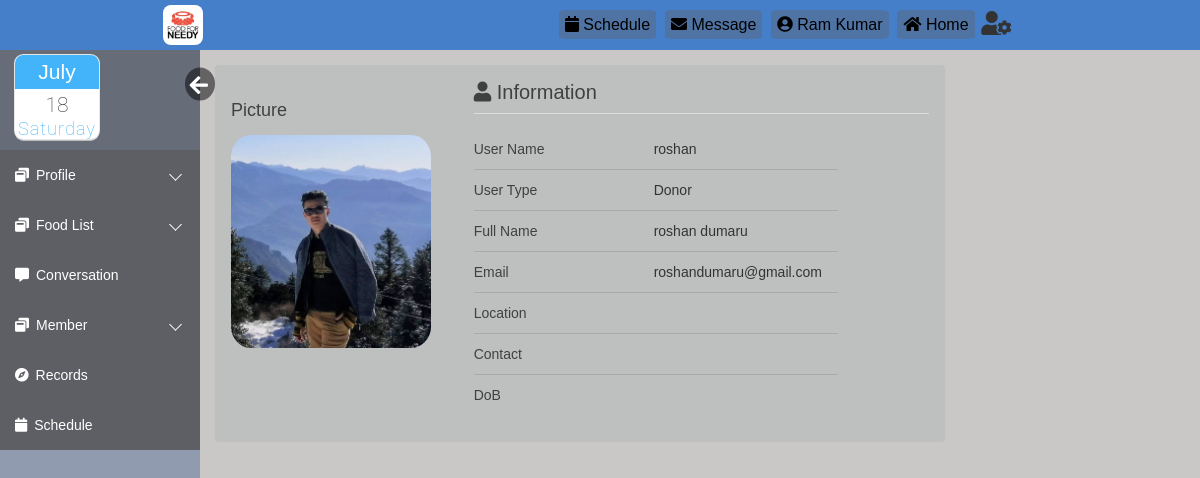
The page /html/viewprofile.php?view=roshan (signed in) on the database its author committed.
### tables this page shows
CREATE TABLE `register` (
  `reg_id` int(10) UNSIGNED NOT NULL,
  `username` varchar(20) NOT NULL,
  `pic` varchar(255) DEFAULT NULL,
  `user_type` varchar(20) DEFAULT NULL,
  `firstname` varchar(20) NOT NULL,
  `lastname` varchar(20) NOT NULL,
  `email` varchar(40) DEFAULT NULL,
  `location` varchar(30) DEFAULT NULL,
  `lan` float DEFAULT NULL,
  `log` float DEFAULT NULL,
  `contact` text COMMENT 'Contact No',
  `dob` date DEFAULT NULL,
  `created_at` timestamp NOT NULL DEFAULT CURRENT_TIMESTAMP,
  `updated_at` datetime DEFAULT NULL ON UPDATE CURRENT_TIMESTAMP,
  `password` varchar(40) NOT NULL,
  `secret_key` varchar(6) DEFAULT NULL,
  `verified` tinyint(1) NOT NULL DEFAULT '0',
  `verifiedby_id` int(6) NOT NULL DEFAULT '0' COMMENT 'Verified By',
  `remark` varchar(50) DEFAULT NULL,
  `status` tinyint(4) DEFAULT '1',
  `code` varchar(10) DEFAULT NULL
);

### html/viewprofile.php (the view, shortened to what this page needs)
<?php
$view_user= @$_GET['view'];
?>
<!DOCTYPE html>
<html lang="en">
<head>
    <link rel="stylesheet" href="https://maxcdn.bootstrapcdn.com/bootstrap/3.3.6/css/bootstrap.min.css">
    <link rel="stylesheet" href="https://maxcdn.bootstrapcdn.com/font-awesome/4.6.3/css/font-awesome.min.css">
    <link rel="stylesheet" href="css/loginindex.css">
    <link rel="stylesheet" href="css/editprofile.css">
    <link rel="stylesheet" href="css/index.css">
    <link rel="stylesheet" href="https://use.fontawesome.com/releases/v5.3.1/css/all.css">
    <link rel="stylesheet" href="css/datetime.css">
</head>
<body>
    <div class="body_wrapper">
        <div class="container">
            <div class="col-md-8 col-sm-9">
                <div class="panel profile-panel">
                    <div class="panel-body">
                        <div class="row">
                            <div class="col-md-4">
                                <div class="profile-details">
                                    <?php
   $sql = "SELECT * from `register` WHERE `username`='$view_user'";
   require_once("DBConnect.php");
   $result = mysqli_query($conn, $sql);
   $row = mysqli_fetch_assoc($result);
    ?>
                                    <h2>Picture</h2>
                                    <img id="outputs" src="files/<?php if($row["pic"]==null){echo 'user.png';}else{ echo $row["pic"];}?>" width="200" style="border-radius:10%">
                                </div>
                            </div>
                            <div class="col-md-8">
                                <div class="profile-block">
                                    <header class="profile-header">
                                        <h2><i class="fa fa-user"></i> Information</h2>
                                    </header>
                                    <div class="profile-body">
                                        <div class="profile-view">
                                        <dl class="dl-horizontal">
                                                <dt>User Name</dt>
                                                <dd><span><?php echo $row["username"];?></span></dd>
                                            </dl>
                                            <hr class="blackLine">
                                            <dl class="dl-horizontal">
                                                <dt>User Type</dt>
                                                <dd><span><?php echo $row["user_type"];?></span></dd>
                                            </dl>
                                            <hr class="blackLine">
                                            <dl class="dl-horizontal">
                                                <dt>Full Name</dt>
                                                <dd><span><?php echo $row["firstname"]." ".$row["lastname"];?></span></dd>
                                            </dl>
                                            <hr class="blackLine">
                                            <dl class="dl-horizontal">
                                                <dt>Email</dt>
                                                <dd><span><?php echo $row["email"];?></span></dd>
                                            </dl>
                                            <hr class="blackLine">
                                            <dl class="dl-horizontal">
                                                <dt>Location</dt>
                                                <dd><span><?php echo $row["location"];?></span></dd>
                                            </dl>
                                            <hr class="blackLine">
                                            <dl class="dl-horizontal">
                                                <dt>Contact</dt>
                                                <dd><span><?php echo $row["contact"];?></span></dd>
                                            </dl>
                                            <hr class="blackLine">
                                            <dl class="dl-horizontal">
                                                <dt>DoB</dt>
                                                <dd><span><?php echo $row["dob"];?></span></dd>
                                            </dl>
                                        </div>
                                    </div>
                                </div>
                            </div>
                        </div>
                    </div>
                </div>
            </div>
        </div>
    </div>
</body>
</html>

### html/css/loginindex.css (style rules this page uses)
* { margin: 0; padding: 0; font-family: sans-serif; list-style: none; text-decoration: none; }
.me #hide, .me #show { position: absolute; transform: scale(1.5); right: -60px; bottom: 40px; width: 20px; padding-top: 2px; padding-left: 3px; color: #FFF; border-radius: 0%; border-style: initial; border-radius: 50%; background: rgba(0, 0, 0, 0.5); }
#mySidebar { transition: 0.4s; }

### html/css/editprofile.css (style rules this page uses)
.sidemenu { float: left; }
.me { position: relative; width: calc(100% - 50px); height: 85px; padding: 15px 25px; margin-bottom: 15px; }
.profile-panel { margin-top: 2%; background-color: rgb(190, 192, 192); }
.profile-panel .panel-body { padding-left: 10; padding-right: 10; }
.profile-panel .panel-body:after { content: ""; display: table; clear: both; }
.profile-panel .panel-body h2 { margin: 0; font-weight: 100; font-size: 20px; color: #404040; }
.profile-panel .panel-body header { margin-bottom: 25px; }
.profile-panel .panel-body .profile-details h2 { margin-top: 20px; margin-bottom: 15px; font-size: 18px; color: #404040; }
.profile-panel .panel-body .profile-block { position: relative; }
.profile-panel .panel-body .profile-block .profile-header h2 { border-bottom: 1px solid #ddd; padding-bottom: 10px; color: #404040; }
.profile-panel .panel-body dt { font-weight: normal; color: #404040; }
@media screen and (min-width: 1025px) { .profile-panel .panel-body .dl-horizontal dt { text-align: left; } }
.navbars { display: flex; flex-direction: row; flex-wrap: wrap-reverse; font-size: 1.1rem; justify-content: space-around; background: #457fca; padding-top: 10px; padding-bottom: 5px; height: 50px; }
.navbars1 { display: flex; flex-direction: row-reverse; flex-wrap: wrap-reverse; font-size: 1.1rem; }
.navbars a { text-decoration: none; color: black; border-radius: 8%; font-size: 1.6rem; font-family: 'Franklin Gothic Medium', 'Arial Narrow', Arial, sans-serif; padding: 6px; }
.navbars .nav1 a, .navbars .nav2 a, .navbars .nav4 a { background-color: rgba(107, 81, 57, 0.271); }
.navbars>div { margin-left: -20px; margin-right: 1%; margin-top: 6px; text-align: center; font-size: 0.8rem; z-index: 999; }
.navbars .nav3, .navbars .nav0 { margin-top: -3px; cursor: pointer; position: relative; z-index: 3; }

### html/css/index.css (style rules this page uses)
*, *::after, *::before { padding: 0px; margin: 0px; box-sizing: border-box; }
body { font-family: "Quicksand", "SolaimanLipi", sans-serif; font-size: 14px; }
hr.blackLine { border-color: #ada9a9; margin-top: -10px; margin-bottom: 10px; width: 80%; }
.body_wrapper { width: 100%; height: 100%; background: #cac7c7; overflow: hidden; }
.sidemenu { float: left; width: 200px; height: calc(100vh - 10px); background: #909bb0; scrollbar-width: none; }
.sidemenu>ul { background: #666d78; }
.sidemenu>ul>li>a { display: block; position: relative; color: #fff; text-decoration: none; padding: 15px; background: rgba(87, 83, 83, 0.5); }
.sidemenu>ul>li>a>span { margin-right: 7px; }
.sidemenu>ul>.dropdown>a { position: relative; display: block; }
.sidemenu>ul>.dropdown>a::after { content: ""; position: absolute; top: 40%; right: 10%; display: block; height: 9px; width: 9px; border-left: 1px solid #fff; border-bottom: 1px solid #fff; transition: 0.5s; transform: rotate(-45deg); }

### html/css/datetime.css (style rules this page uses)
.holders { margin: -10px 0 0 -10px; width: 70%; max-width: 500px; min-width: 490px; padding-bottom: 30px; }
.cells { display: inline-block; -webkit-user-select: none; }
#four { border-radius: 0.6em; }
.icons { font-size: 1em; display: block; position: relative; width: 6em; height:6em; background-color: #fff; box-shadow: 0 0 0 1px #e6e6e6, 0 2px 0 #bdbdbd; overflow: hidden; font-family: Roboto, sans-serif; transition: all 0.1s linear; margin: 0px auto; }
.icons * { position: absolute; width: 100%; font-size: 1.5em; font-weight: 100; font-style: normal; text-align: center; transition: all 0.2s linear; }
.icons strong { top: 0; color: #fff; background-color: #43B4FA; }
.icons h5 { bottom: 0em; color: #43B4FA; font-size: 1.3em; letter-spacing: 1px; }
.icons h6 { top: 45%; color: #2f2f2f; }

### html/viewprofile.php (style rules this page uses)
.icons h6 { top: 35%; }
.icons h5 { bottom: -10px; }
.icons strong { padding: 0.1em 0; }

### rows shown on the page
register: pic (picture), username "roshan", user_type "Donor", firstname "roshan", lastname "dumaru", email "roshandumaru@gmail.com"
